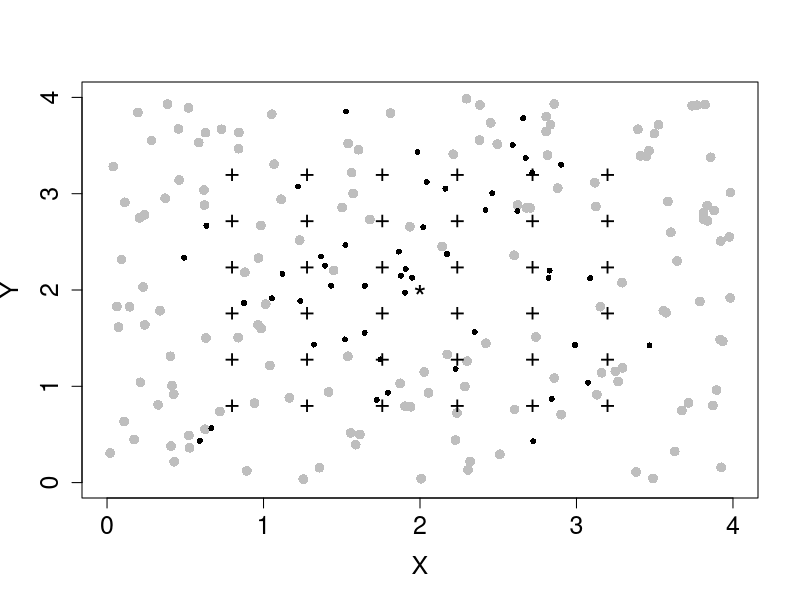

Reproduce this figure in R.
### make figure partialID.fig.pIDhn
N <- 200  # Guys in S

# Dimensions of S 
xlimS <- c(0, 4)
ylimS <- c(0, 4)
cen <- c(mean(xlimS), mean(ylimS))

# Activity centers in S
set.seed(43)
s <- cbind(runif(N, xlimS[1], xlimS[2]),
           runif(N, ylimS[1], ylimS[2]))

dc <- apply(s, 1, function(x) sqrt((x[1]-cen[1])^2 + (x[2]-cen[2])^2))
tau <- 0.85
w0 <- 1
PrMark <- w0*exp(-dc^2/(2*tau^2))
w <- rbinom(N, 1, PrMark)

co <- seq(0.8, 3.2, len=6)
X <- cbind(rep(co, each=length(co)), rep(co, times=length(co)))

plot(xlimS, ylimS, xlab="X", ylab="Y", cex=1.3, cex.lab=1.5, cex.axis=1.5, pch="")
points(s[w==0,], col="grey", pch=16, cex=1.3)
points(s[w==1,], col="black", pch=16, cex=0.8)
points(X, pch="+", cex=1.6)
points(x=2,y=2, pch="*", cex=2)

